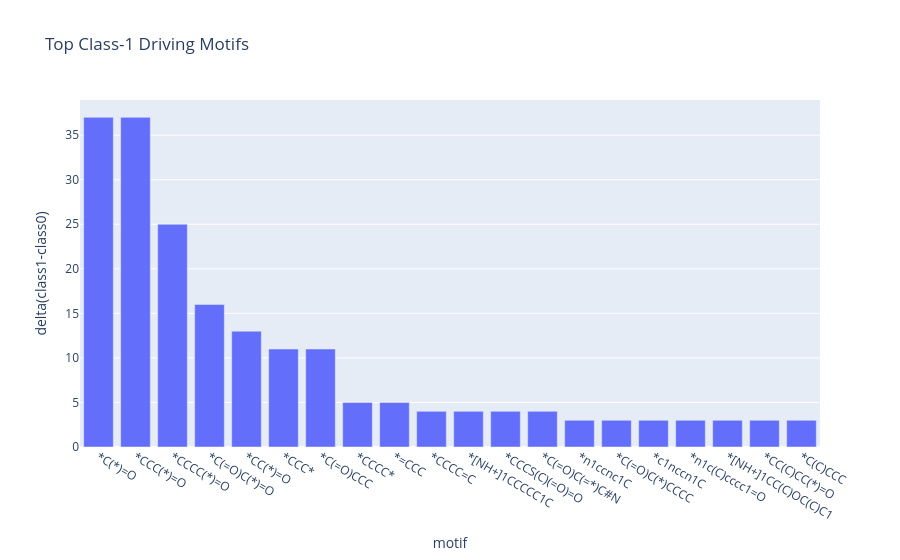
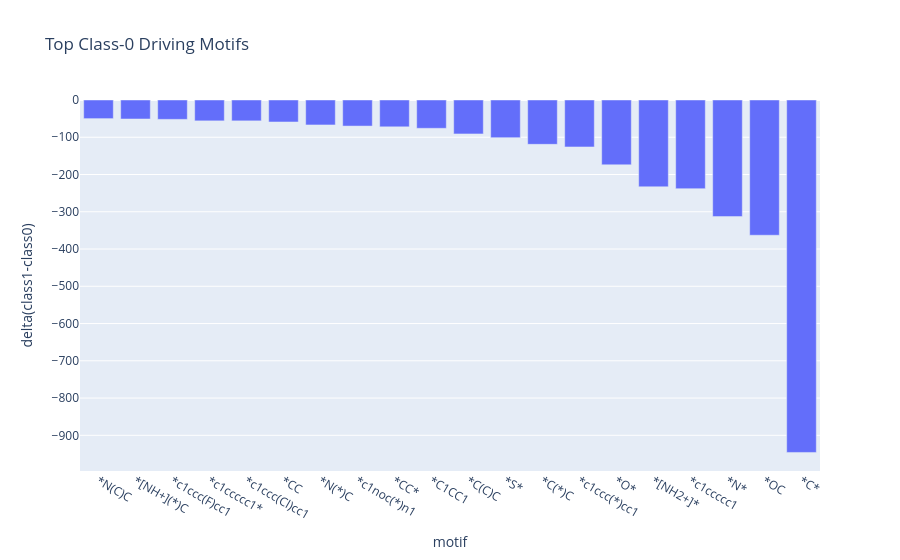

The notebook cell saved with these charts, in order:
### Code cell
import pandas as pd
import plotly.express as px

df = pd.read_csv("motif_class_ranking_rbrics.csv")
df = df.sort_values("delta(class1-class0)", ascending=False)

fig = px.bar(df.head(20),
             x="motif",
             y="delta(class1-class0)",
             title="Top Class-1 Driving Motifs",
             hover_data=["class_0_count","class_1_count","total_count"])
fig.show()

fig2 = px.bar(df.tail(20),
             x="motif",
             y="delta(class1-class0)",
             title="Top Class-0 Driving Motifs",
             hover_data=["class_0_count","class_1_count","total_count"])
fig2.show()

### Figure 1 — Plotly figure (JSON) as saved in the notebook; plotly's stock layout.template omitted (floating-point values rounded to 4 significant figures)
{"data": [{"customdata": [[479, 516, 995], [31, 68, 99], [0, 25, 25], [10, 26, 36], [190, 203, 393], [91, 102, 193], [0, 11, 11], [12, 17, 29], [0, 5, 5], [1, 5, 6], [2, 6, 8], [1, 5, 6], [4, 8, 12], [0, 3, 3], [0, 3, 3], [3, 6, 9], [0, 3, 3], [2, 5, 7], [0, 3, 3], [2, 5, 7]], "hovertemplate": "motif=%{x}<br>delta(class1-class0)=%{y}<br>class_0_count=%{customdata[0]}<br>class_1_count=%{customdata[1]}<br>total_count=%{customdata[2]}<extra></extra>", "legendgroup": "", "marker": {"color": "#636efa", "pattern": {"shape": ""}}, "name": "", "orientation": "v", "showlegend": false, "textposition": "auto", "type": "bar", "x": ["*C(*)=O", "*CCC(*)=O", "*CCCC(*)=O", "*C(=O)C(*)=O", "*CC(*)=O", "*CCC*", "*C(=O)CCC", "*CCCC*", "*=CCC", "*CCCC=C", "*[NH+]1CCCCC1C", "*CCCS(C)(=O)=O", "*C(=O)C(=*)C#N", "*n1ccnc1C", "*C(=O)C(*)CCCC", "*c1nccn1C", "*n1c(C)cccc1=O", "*[NH+]1CC(C)OC(C)C1", "*CC(C)CC(*)=O", "*C(C)CCC"], "xaxis": "x", "y": [37, 37, 25, 16, 13, 11, 11, 5, 5, 4, 4, 4, 4, 3, 3, 3, 3, 3, 3, 3], "yaxis": "y"}], "layout": {"autosize": true, "barmode": "relative", "legend": {"tracegroupgap": 0}, "title": {"text": "Top Class-1 Driving Motifs"}, "xaxis": {"anchor": "y", "autorange": true, "domain": [0, 1], "range": [-0.5, 19.5], "title": {"text": "motif"}, "type": "category"}, "yaxis": {"anchor": "x", "autorange": true, "domain": [0, 1], "range": [0, 20], "title": {"text": "delta(class1-class0)"}}}}

### Figure 2 — Plotly figure (JSON) as saved in the notebook; plotly's stock layout.template omitted (floating-point values rounded to 4 significant figures)
{"data": [{"customdata": [[69, 19, 88], [68, 17, 85], [76, 24, 100], [101, 45, 146], [73, 17, 90], [385, 326, 711], [124, 57, 181], [81, 11, 92], [329, 257, 586], [112, 36, 148], [122, 31, 153], [206, 105, 311], [148, 29, 177], [242, 116, 358], [589, 415, 1004], [250, 17, 267], [354, 116, 470], [1017, 704, 1721], [561, 198, 759], [1197, 251, 1448]], "hovertemplate": "motif=%{x}<br>delta(class1-class0)=%{y}<br>class_0_count=%{customdata[0]}<br>class_1_count=%{customdata[1]}<br>total_count=%{customdata[2]}<extra></extra>", "legendgroup": "", "marker": {"color": "#636efa", "pattern": {"shape": ""}}, "name": "", "orientation": "v", "showlegend": false, "textposition": "auto", "type": "bar", "x": ["*N(C)C", "*[NH+](*)C", "*c1ccc(F)cc1", "*c1ccccc1*", "*c1ccc(Cl)cc1", "*CC", "*N(*)C", "*c1noc(*)n1", "*CC*", "*C1CC1", "*C(C)C", "*S*", "*C(*)C", "*c1ccc(*)cc1", "*O*", "*[NH2+]*", "*c1ccccc1", "*N*", "*OC", "*C*"], "xaxis": "x", "y": [-50, -51, -52, -56, -56, -59, -67, -70, -72, -76, -91, -101, -119, -126, -174, -233, -238, -313, -363, -946], "yaxis": "y"}], "layout": {"autosize": true, "barmode": "relative", "legend": {"tracegroupgap": 0}, "title": {"text": "Top Class-0 Driving Motifs"}, "xaxis": {"anchor": "y", "autorange": true, "domain": [0, 1], "range": [-0.5, 19.5], "title": {"text": "motif"}, "type": "category"}, "yaxis": {"anchor": "x", "autorange": true, "domain": [0, 1], "range": [0, 20], "title": {"text": "delta(class1-class0)"}}}}
